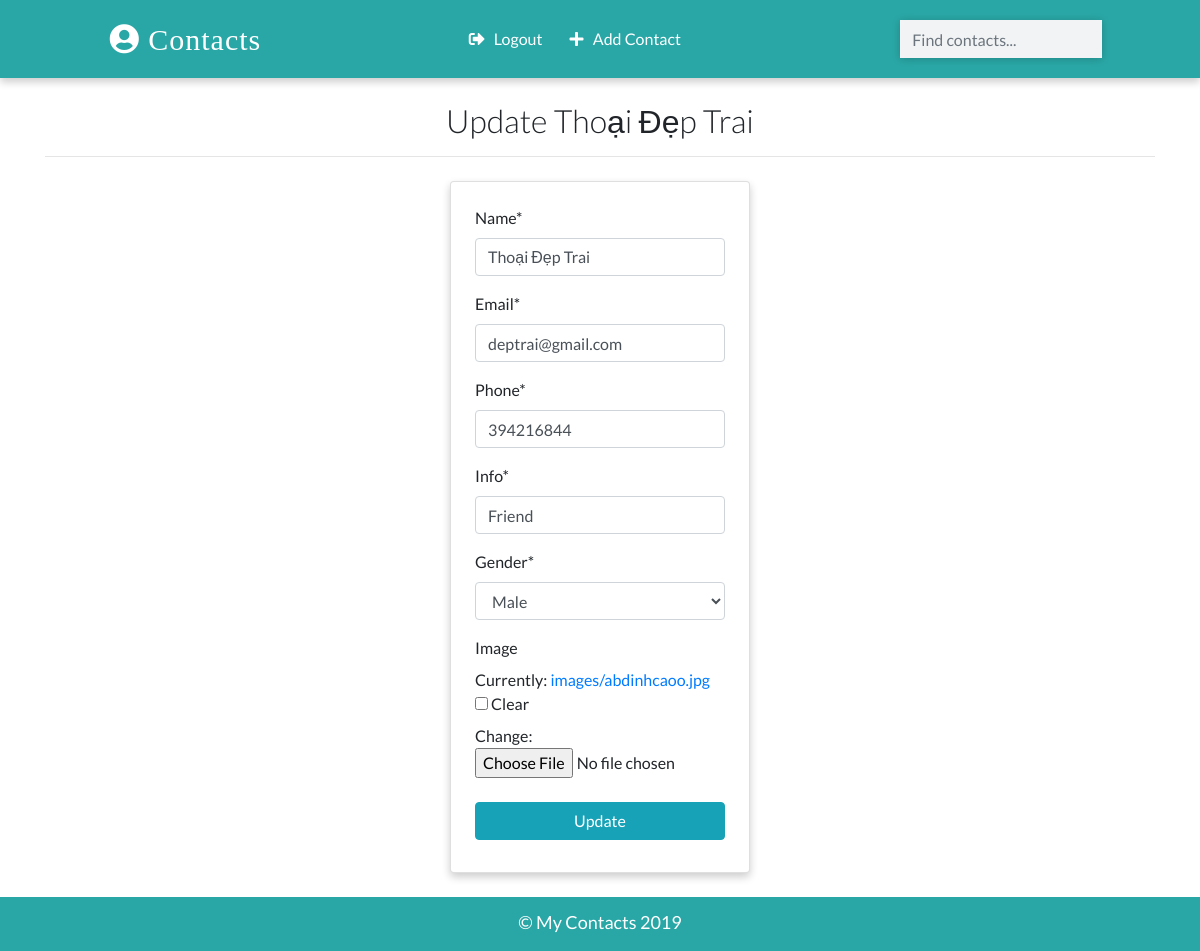
Page /contacts/update/1 (signed in) on the committed database.
### app/models.py (models this page shows)
class Contact(models.Model):
    name = models.CharField(max_length=20)
    email = models.EmailField(max_length=120)
    phone = models.IntegerField()
    info = models.CharField(max_length=30)
    gender = models.CharField(max_length=50, choices=(
        ('male','Male'),
        ('female','Female')
    ))
    image = models.ImageField(upload_to='images/',blank=True)
    date_added = models.DateTimeField(default=datetime.now)
    def __str__(self):
        return self.name
    class Meta:
        ordering =['-id']

### app/views.py (the view, shortened to what this page needs)
# urls.py: path('contacts/update/<int:pk>',views.ContactUpdateView.as_view(),name="update"),
class ContactUpdateView(LoginRequiredMixin,UpdateView):
    model = Contact
    template_name = "update.html"
    fields=['name','email','phone','info','gender','image']
    success_url='/'

### templates/update.html (shortened to what this page needs)
{% extends 'base.html' %}
{% load crispy_forms_tags %}
{% block content %}
<div class="container">
<h2 class="heading font-weight-light text-center">Update {{contact}}</h2>
<hr>
</div>
<div class="container w-25 card p-4 mt-4">
    <form action="" method="POST" enctype="multipart/form-date">
    {{form|crispy}}
    <input type="submit" value="Update" class="w-100 text-white text-center my-2 btn btn-info">
    </form>
</div>
{% endblock content %}

### static/css/main.css (style rules this page uses)
:root { --back: #29a7a6; --girl: #e64298; --boy: #2874dd; }
body { font-family: Lato, sans-serif; }
.card { box-shadow: 0 4px 8px 0 rgba(0, 0, 0, 0.2); transition: 0.3s; min-width: 250px; box-sizing: border-box; }

### rows in the picture
Contact: name "Thoại Đẹp Trai", email "deptrai@gmail.com", phone "394216844", info "Friend", gender "Male"
